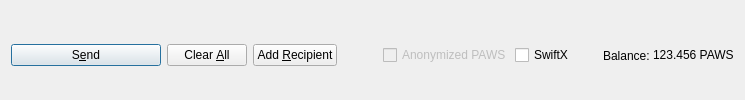
         <widget class="QFrame" name="frame_Send">
          <layout class="QHBoxLayout" name="horizontalLayout">
           <property name="bottomMargin">
            <number>0</number>
           </property>
           <item>
            <widget class="QPushButton" name="sendButton">
             <property name="minimumSize">
              <size>
               <width>150</width>
               <height>0</height>
              </size>
             </property>
             <property name="toolTip">
              <string>Confirm the send action</string>
             </property>
             <property name="text">
              <string>S&amp;end</string>
             </property>
             <property name="icon">
              <iconset resource="../paws.qrc">
               <normaloff>:/icons/send</normaloff>:/icons/send</iconset>
             </property>
             <property name="autoDefault">
              <bool>false</bool>
             </property>
             <property name="default">
              <bool>true</bool>
             </property>
            </widget>
           </item>
           <item>
            <widget class="QPushButton" name="clearButton">
             <property name="sizePolicy">
              <sizepolicy hsizetype="Minimum" vsizetype="Fixed">
               <horstretch>0</horstretch>
               <verstretch>0</verstretch>
              </sizepolicy>
             </property>
             <property name="toolTip">
              <string>Clear all fields of the form.</string>
             </property>
             <property name="text">
              <string>Clear &amp;All</string>
             </property>
             <property name="icon">
              <iconset resource="../paws.qrc">
               <normaloff>:/icons/remove</normaloff>:/icons/remove</iconset>
             </property>
             <property name="autoDefault">
              <bool>false</bool>
             </property>
            </widget>
           </item>
           <item>
            <widget class="QPushButton" name="addButton">
             <property name="toolTip">
              <string>Send to multiple recipients at once</string>
             </property>
             <property name="text">
              <string>Add &amp;Recipient</string>
             </property>
             <property name="icon">
              <iconset resource="../paws.qrc">
               <normaloff>:/icons/add</normaloff>:/icons/add</iconset>
             </property>
             <property name="autoDefault">
              <bool>false</bool>
             </property>
            </widget>
           </item>
           <item>
            <spacer name="horizontalSpacer">
             <property name="orientation">
              <enum>Qt::Horizontal</enum>
             </property>
             <property name="sizeHint" stdset="0">
              <size>
               <width>40</width>
               <height>20</height>
              </size>
             </property>
            </spacer>
           </item>
           <item>
            <layout class="QHBoxLayout" name="horizontalLayout_2">
             <property name="spacing">
              <number>3</number>
             </property>
             <item>
              <widget class="QCheckBox" name="checkzPAWS">
               <property name="enabled">
                <bool>false</bool>
               </property>
               <property name="text">
                <string>Anonymized PAWS</string>
               </property>
              </widget>
             </item>
             <item>
              <widget class="QCheckBox" name="checkSwiftTX">
               <property name="enabled">
                <bool>true</bool>
               </property>
               <property name="minimumSize">
                <size>
                 <width>85</width>
                 <height>0</height>
                </size>
               </property>
               <property name="text">
                <string>SwiftX</string>
               </property>
              </widget>
             </item>
             <item>
              <widget class="QLabel" name="label">
               <property name="text">
                <string>Balance:</string>
               </property>
              </widget>
             </item>
             <item>
              <widget class="QLabel" name="labelBalance">
               <property name="sizePolicy">
                <sizepolicy hsizetype="Preferred" vsizetype="Fixed">
                 <horstretch>0</horstretch>
                 <verstretch>0</verstretch>
                </sizepolicy>
               </property>
               <property name="cursor">
                <cursorShape>IBeamCursor</cursorShape>
               </property>
               <property name="text">
                <string notr="true">123.456 PAWS</string>
               </property>
               <property name="textInteractionFlags">
                <set>Qt::LinksAccessibleByMouse|Qt::TextSelectableByKeyboard|Qt::TextSelectableByMouse</set>
               </property>
              </widget>
             </item>
            </layout>
           </item>
          </layout>
         </widget>
